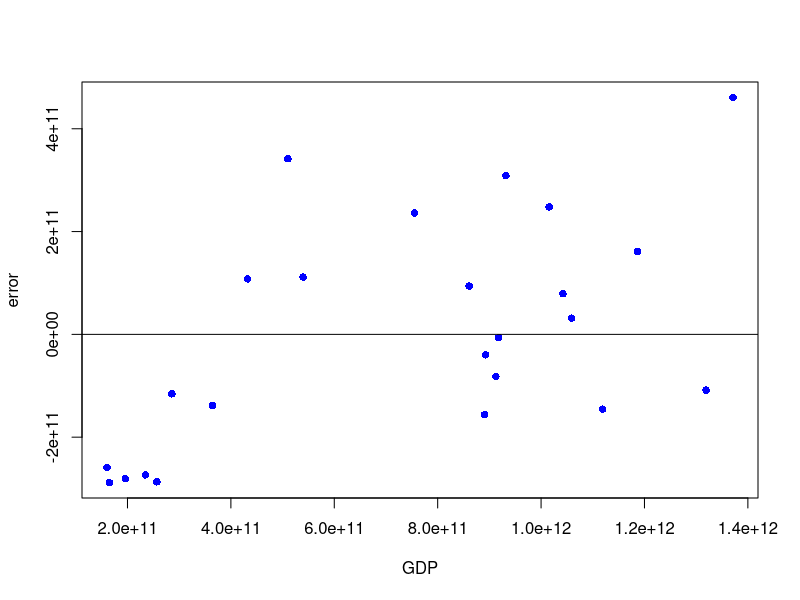
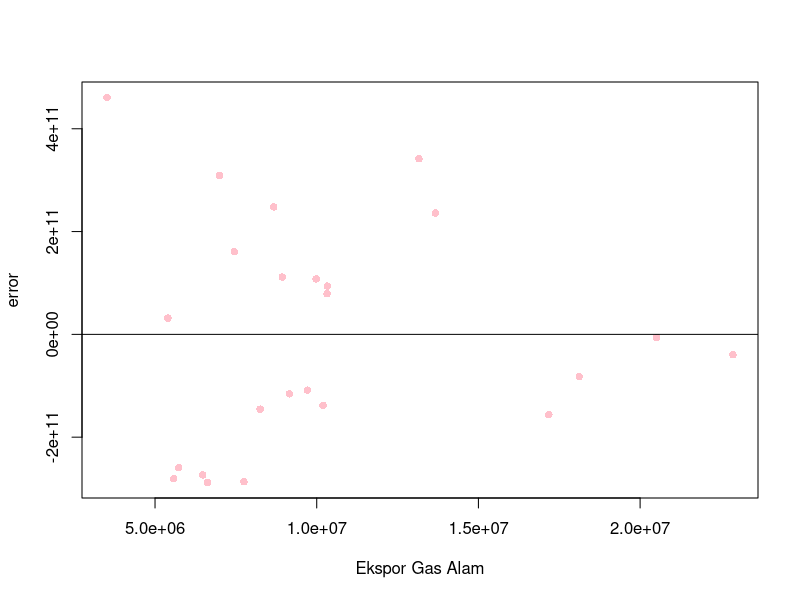
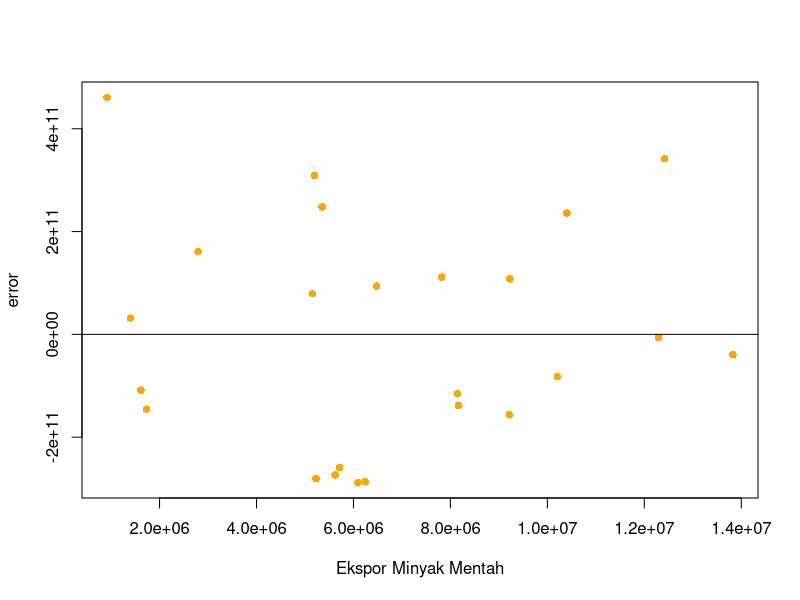

R code for these plots, in order:
## ---- chunk 1
library(tidyverse)
library(readxl)
## ---- chunk 2
setwd("C:/METOPEN")
metopen <- read_excel("metopen.xlsx")
library(readxl)
reg2<-lm(data=metopen,Y~X+S)
summary(reg2)
library(readxl)
metopen$m<-resid(reg2)
plot(metopen$Y,metopen$m,xlab="GDP",ylab="error",col='blue',pch=16)
abline(h=0)
## ---- chunk 3
library(readxl)
metopen$m<-resid(reg2)
plot(metopen$X,metopen$m,xlab="Ekspor Gas Alam",ylab="error",col='pink',pch=16)
abline(h=0)
## ---- chunk 4
library(readxl)
metopen$m<-resid(reg2)
plot(metopen$S,metopen$m,xlab="Ekspor Minyak Mentah",ylab="error",col='orange',pch=16)
abline(h=0)
## ---- chunk 5
library(readxl)
reg2<-lm(data=metopen,Y~X+S)
summary(reg2)
